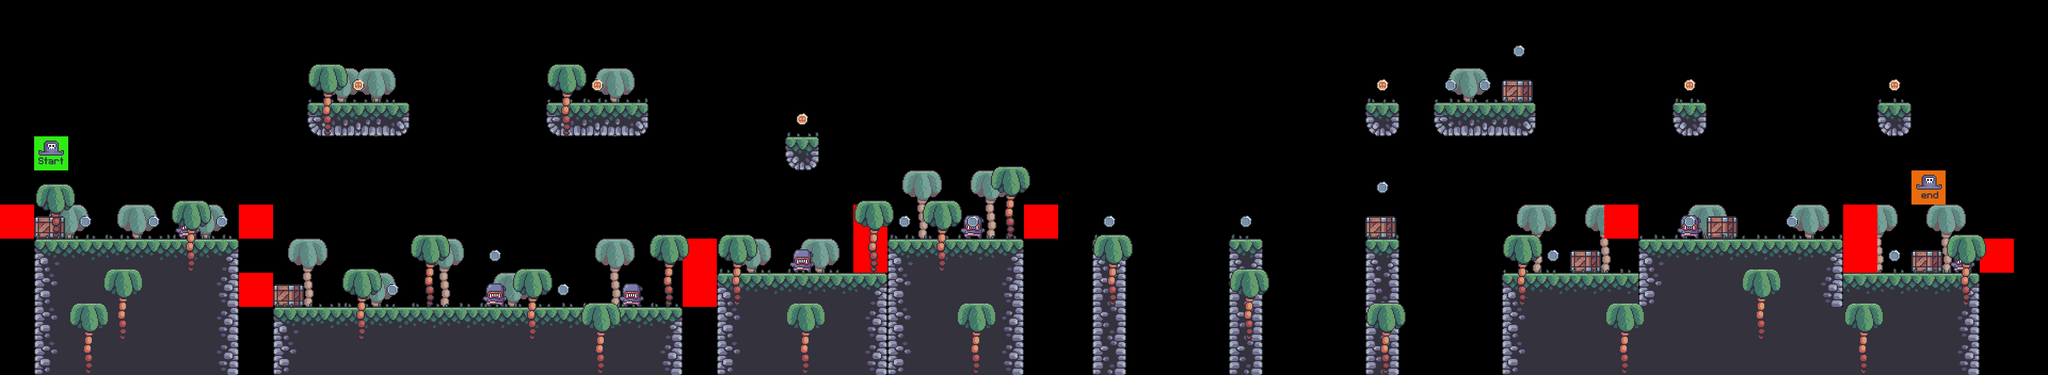

A level layout from a 2D game, rendered from its tile map. Below: a short description, then the map file with tile-grid data replaced by summaries:
An orthogonal 60x11 tile map with 64x64 px tiles, 9 tile layers (gb_palms, terrain, crates, grass, ...), 7 tilesets.

<map version="1.8" tiledversion="1.8.2" orientation="orthogonal" renderorder="right-down" width="60" height="11" tilewidth="64" tileheight="64" infinite="0" nextlayerid="11" nextobjectid="1">
 <editorsettings>
  <export target="../0/level_0..csv" format="csv" />
 </editorsettings>
 <tileset firstgid="1" source="../tilesets/terrain_tiles.tsx" />
 <tileset firstgid="17" source="../tilesets/coin_tiles.tsx" />
 <tileset firstgid="19" source="../tilesets/grass_tiles.tsx" />
 <tileset firstgid="24" source="../tilesets/palms.tsx" />
 <tileset firstgid="27" source="../tilesets/crate.tsx" />
 <tileset firstgid="28" source="../tilesets/player_tiles.tsx" />
 <tileset firstgid="30" source="../tilesets/enemy_tile.tsx" />
 <layer id="5" name="gb_palms" width="60" height="11">
  <data>[660 cells, 22 non-empty, 1 distinct tile ids]</data>
 </layer>
 <layer id="1" name="terrain" width="60" height="11">
  <data>[660 cells, 152 non-empty, 12 distinct tile ids]</data>
 </layer>
 <layer id="6" name="crates" width="60" height="11">
  <data>[660 cells, 7 non-empty, 1 distinct tile ids]</data>
 </layer>
 <layer id="3" name="grass" width="60" height="11">
  <data>[660 cells, 57 non-empty, 5 distinct tile ids]</data>
 </layer>
 <layer id="9" name="enemies" width="60" height="11">
  <data>[660 cells, 7 non-empty, 1 distinct tile ids]</data>
 </layer>
 <layer id="10" name="constraints" width="60" height="11">
  <data>[660 cells, 13 non-empty, 2 distinct tile ids]</data>
 </layer>
 <layer id="4" name="fg_palms" width="60" height="11">
  <data>[660 cells, 25 non-empty, 2 distinct tile ids]</data>
 </layer>
 <layer id="2" name="coins" width="60" height="11">
  <data>[660 cells, 24 non-empty, 2 distinct tile ids]</data>
 </layer>
 <layer id="7" name="player" width="60" height="11">
  <data>[660 cells, 2 non-empty, 2 distinct tile ids]</data>
 </layer>
</map>
